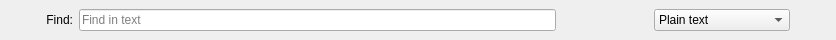
<?xml version="1.0" encoding="UTF-8"?>
<ui version="4.0">
 <class>QLiteHtmlSearchWidget</class>
 <widget class="QWidget" name="QLiteHtmlSearchWidget">
  <property name="geometry">
   <rect>
    <x>0</x>
    <y>0</y>
    <width>836</width>
    <height>40</height>
   </rect>
  </property>
  <property name="autoFillBackground">
   <bool>true</bool>
  </property>
  <layout class="QGridLayout" name="gridLayout">
   <property name="leftMargin">
    <number>0</number>
   </property>
   <property name="topMargin">
    <number>0</number>
   </property>
   <property name="rightMargin">
    <number>0</number>
   </property>
   <property name="bottomMargin">
    <number>0</number>
   </property>
   <item row="0" column="0">
    <widget class="QPushButton" name="closeButton">
     <property name="toolTip">
      <string>Close search</string>
     </property>
     <property name="text">
      <string/>
     </property>
     <property name="icon">
      <iconset theme="window-close" resource="media.qrc">
       <normaloff>:/media/window-close.svg</normaloff>:/media/window-close.svg</iconset>
     </property>
     <property name="flat">
      <bool>true</bool>
     </property>
    </widget>
   </item>
   <item row="0" column="1">
    <widget class="QLabel" name="searchLabel">
     <property name="text">
      <string>Find:</string>
     </property>
     <property name="alignment">
      <set>Qt::AlignRight|Qt::AlignTrailing|Qt::AlignVCenter</set>
     </property>
    </widget>
   </item>
   <item row="0" column="2">
    <widget class="QLineEdit" name="searchLineEdit">
     <property name="placeholderText">
      <string>Find in text</string>
     </property>
    </widget>
   </item>
   <item row="0" column="3">
    <widget class="QPushButton" name="searchDownButton">
     <property name="toolTip">
      <string>Search forward</string>
     </property>
     <property name="text">
      <string/>
     </property>
     <property name="icon">
      <iconset theme="go-bottom" resource="media.qrc">
       <normaloff>:/media/go-bottom.svg</normaloff>:/media/go-bottom.svg</iconset>
     </property>
     <property name="flat">
      <bool>true</bool>
     </property>
    </widget>
   </item>
   <item row="0" column="4">
    <widget class="QPushButton" name="searchUpButton">
     <property name="toolTip">
      <string>Search backward</string>
     </property>
     <property name="text">
      <string/>
     </property>
     <property name="icon">
      <iconset theme="go-top" resource="media.qrc">
       <normaloff>:/media/go-top.svg</normaloff>:/media/go-top.svg</iconset>
     </property>
     <property name="flat">
      <bool>true</bool>
     </property>
    </widget>
   </item>
   <item row="0" column="5">
    <widget class="QComboBox" name="modeComboBox">
     <item>
      <property name="text">
       <string>Plain text</string>
      </property>
     </item>
     <item>
      <property name="text">
       <string>Whole words</string>
      </property>
     </item>
     <item>
      <property name="text">
       <string>Regular expression</string>
      </property>
     </item>
    </widget>
   </item>
   <item row="0" column="6">
    <widget class="QPushButton" name="matchCaseSensitiveButton">
     <property name="toolTip">
      <string>Match case sensitive</string>
     </property>
     <property name="text">
      <string/>
     </property>
     <property name="icon">
      <iconset theme="format-text-superscript" resource="media.qrc">
       <normaloff>:/media/format-text-superscript.svg</normaloff>:/media/format-text-superscript.svg</iconset>
     </property>
     <property name="checkable">
      <bool>true</bool>
     </property>
     <property name="flat">
      <bool>true</bool>
     </property>
    </widget>
   </item>
  </layout>
 </widget>
 <tabstops>
  <tabstop>searchLineEdit</tabstop>
  <tabstop>searchDownButton</tabstop>
  <tabstop>searchUpButton</tabstop>
  <tabstop>closeButton</tabstop>
 </tabstops>
 <resources>
  <include location="media.qrc"/>
 </resources>
 <connections/>
</ui>
